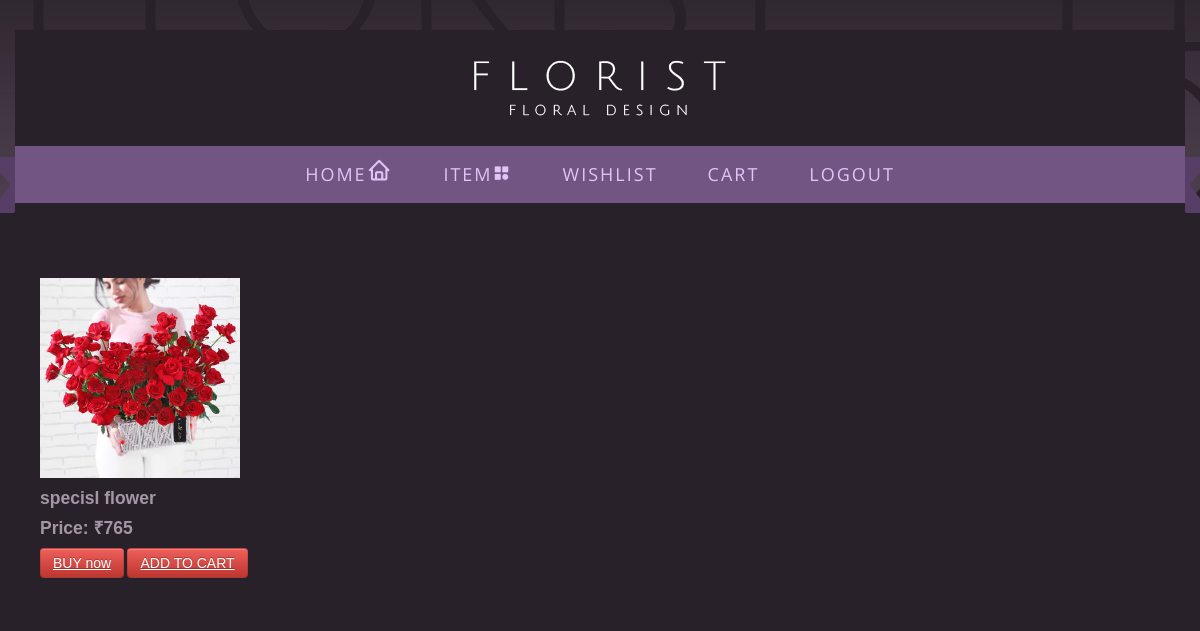
/valentine, run on the app's committed database.
### apps/models.py (models this page shows, shortened)
class Productdetails(models.Model):
    product_name=models.CharField(max_length=15)
    product_price=models.IntegerField()
    product_image=models.FileField()
    description=models.CharField(max_length=100)
    product_stock=models.IntegerField(default=1)
    category=models.CharField(max_length=20)

### apps/views.py (the view)
# urls.py: path('valentine',views.valentine),
def valentine(request):
    s=Productdetails.objects.filter(category='VALENTINE')
    return render(request,'valentine.html',{'d':s})

### template/valentine.html (shortened to what this page needs)
<!DOCTYPE html>
<html lang="en">
{% load static %}
<head>
<link rel="stylesheet" href="{% static 'css/bootstrap.css' %}" type="text/css" media="screen">
<link rel="stylesheet" href="{% static 'css/bootstrap-responsive.css' %}" type="text/css" media="screen">
<link rel="stylesheet" href="{% static 'css/touchTouch.css' %}" type="text/css" media="screen">
<link rel="stylesheet" href="{% static 'css/isotope.css' %}" type="text/css" media="screen">
<link rel="stylesheet" href="{% static 'css/newstyle.css' %}" type="text/css" media="screen">
    <link href='https://unpkg.com/boxicons@2.1.4/css/boxicons.min.css' rel='stylesheet'>
</head>
<body class="subpage">
<div id="main">
<div class="top1">
<div class="container">
<div class="row">
<div class="span12">
<div class="top1_inner">
<header><div class="logo_wrapper"><a href="index.html" class="logo"><img src="{% static 'images/logo.png' %}" alt=""></a></div></header>
<div class="menu_wrapper">
<div class="arr_left"></div>
<div class="arr_right"></div>
<div class="navbar navbar_">
	<div class="navbar-inner navbar-inner_">
		<div class="nav-collapse nav-collapse_ collapse">
			<ul class="nav sf-menu clearfix">
<li><a href="userhome">HOME<i class='bx bx-home like bx-sm'></i></a></li>
<li class="sub-menu sub-menu-1"><a href="all">ITEM<i class='bx bxs-category'></i></a>
</li>
                <li><a href="displaywishlist">WISHLIST</a></li>
                <li><a href="displaycart">CART</a></li>
                <li><a href="logout">LOGOUT</a></li>
		</div>
	</div>
</div>
</div>
<div class="breadcrumbs1">
</div>
</div>
</div>
</div>
</div>
</div>
<div id="content">
<div class="container">
<div class="row">
<div class="span12">
<div id="content_inner">
<div class="row">
<div class="span12">
        {% for i in d %}
    <div class="card" style="display:inline-block;padding:25px;">
        <img class="card-img-top" src="{{i.product_image.url}}" style="width:200px;height:200px;">
        <div class="card-body">
            <h4 class="card-title">{{i.product_name}}</h4>
             <h4 class="card-title">Price: ₹{{i.product_price}}</h4>
            {% if i in list %}
            <button>BUy NOW</button>
            <a class="btn btn-danger" href="displaycart">GO TO CART</a>
            {% else %}
            <a class="btn btn-danger"href="details/{{i.pk}}">BUY now</a>
            <a class="btn btn-danger" href="addcart/{{i.pk}}">ADD TO CART</a>
            {% endif %}
        </div>
    </div>
    {% endfor %}
	</div>
</div>
</div>
</div>
</div>
</div>
</div>
</div>
</body>
</html>

### static/css/newstyle.css (style rules this page uses)
a { color:#dcc4de; text-decoration: underline; outline:none }
body { background:#29212a; border:0; font: 12px Arial, Helvetica, sans-serif; color:#a497a5 ; line-height:20px; min-width:320px; }
#main { margin: 0 auto; position: relative; overflow: hidden; }
.top1 { background: url(../images/top1.jpg) left bottom repeat-x #1d181e; padding-top: 30px; }
.top1_inner { position: relative; background: #29212a; }
header { position: relative; z-index: 1; padding-bottom: 30px;padding: 30px 0; text-align: center; }
.breadcrumbs1 { padding: 10px 10px 0; }
#content { padding-top: 40px; padding-bottom: 40px; }
.menu_wrapper { position: relative; z-index: 100; background: #725583; }
.arr_left { width: 27px; height: 56px; background: url(../images/arr_left.png) left top no-repeat; position: absolute; left: -27px; top: 11px; }
.arr_right { width: 27px; height: 56px; background: url(../images/arr_right.png) left top no-repeat; position: absolute; right: -27px; top: 11px; }
.navbar_ { margin: 0; padding: 0; background: none; position: relative;z-index: 30; height: 57px; }
.navbar_ .navbar-inner_ { padding: 0; margin: 0; border: none; min-height: inherit; background: none; border-radius:0px; -moz-border-radius:0px; -webkit-border-radius:0px; box-shadow: none;-moz-box-shadow: none; -webkit-box-shadow: none; filter:none; }
.nav-collapse_.collapse { position:relative; display:block; text-align: center; line-height: 1px; }
.navbar_ .nav { position: relative; float: none; margin: 0; padding: 0; display: inline-block; left: auto; }
.navbar_ .nav > li { position: relative; display: block; float: left; padding-right: 0px; white-space: nowrap; background: none; }
.navbar_ .nav > li > a { display: block; text-decoration: none; background: url(../images/nav.png) center -8px no-repeat; font-family: 'Open Sans'; font-weight: 400; font-size: 18px; line-height: 57px; color: #e4c3f7; text-shadow:none; padding: 0px 25px; border: none; margin: 0; letter-spacing: 2px; text-transform: uppercase; border-radius:0px; -moz-border-radius:0px; -webkit-border-radius:0px; transition: all 0.3s ease-out; -moz-transition: all 0.3s ease-out; -webkit-transition: all 0.3s ease-out; -o-transition: all 0.3s ease-out; }

### data on the page
Productdetails: product_image (picture), product_name "specisl flower", product_price "765"
